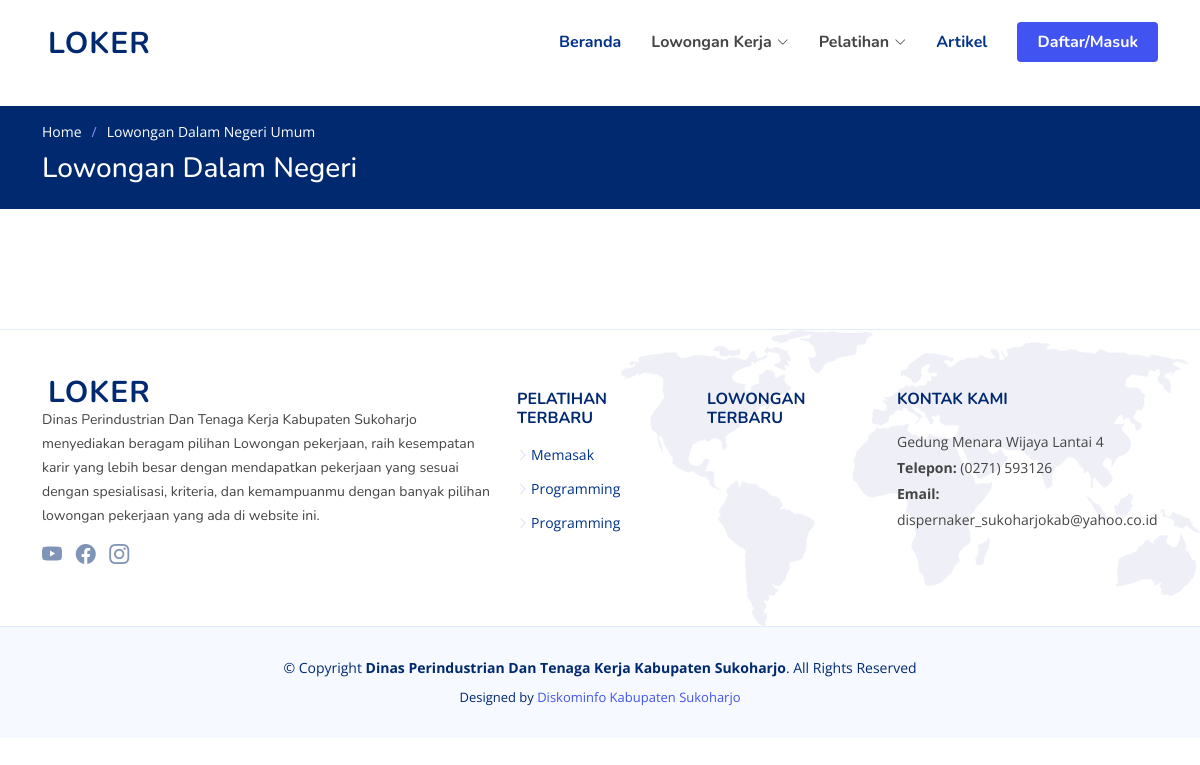
The app's page /index.php/home/lowongandnumum with its own data.
### tables this page shows
CREATE TABLE `setting` (
  `web` varchar(99) NOT NULL,
  `logo` varchar(99) NOT NULL,
  `alamat` text NOT NULL,
  `telp` varchar(15) NOT NULL,
  `email` varchar(99) NOT NULL,
  `yt` varchar(99) NOT NULL,
  `ig` varchar(99) NOT NULL,
  `fb` varchar(99) NOT NULL
);

CREATE TABLE `pelatihan` (
  `id_pelatihan` int(11) NOT NULL AUTO_INCREMENT,
  `kategori` varchar(20) NOT NULL,
  `nama_pelatihan` varchar(99) NOT NULL,
  `jumlah_peserta` varchar(50) DEFAULT NULL,
  `tanggal_mulai` date DEFAULT NULL,
  `tanggal_selesai` date NOT NULL,
  `deskripsi_pelatihan` text NOT NULL,
  `alamat` varchar(150) NOT NULL,
  `jam` varchar(15) NOT NULL,
  `id_user` int(11) NOT NULL,
  `sertifikat` varchar(100) NOT NULL,
  `date` datetime DEFAULT NULL,
  PRIMARY KEY (`id_pelatihan`)
);

### application/controllers/Home.php (called while the page is built, shortened)
<?php
class Home extends CI_Controller {
    public function __construct()
    {
        $this->load->model('main_model');
        $this->load->model('model_register');
        $this->load->model('model_artikel');
        $this->load->model('model_footer');
        $this->load->model('model_lupapassword');
    }
public function lowongandnumum(){
     $this->load->library('pagination');
        $today= date("Y-m-d");
        $lokerdn = $this->db->query("select lowongan.*,user.id_user,user.foto_user,sektor.nama_sektor,
                        pendidikan.nama_pendidikan from lowongan
                        left join user on user.id_user=lowongan.id_user
                        left join sektor on sektor.id_sektor=lowongan.id_sektor
                        left join pendidikan on pendidikan.id_pendidikan=lowongan.id_pendidikan
                        where lowongan.jenis_lowongan='Dalam Negeri' and lowongan.tgl_tutup_loker>='$today'
                        and lowongan.status='Aktif' and lowongan.disediakanuntuk='Umum'");
        $page=$this->uri->segment(3);
        if(!$page):
            $offset = 0;
        else:
            $offset = $page;
        endif;
        $limit=3;
        $config['base_url'] = base_url() . 'home/lowongandnumum/';
        $config['total_rows'] = $lokerdn->num_rows();
        $config['per_page'] = $limit;
        $config['uri_segment'] = 3;
        $config['first_link']       = 'First';
        $config['last_link']        = 'Last';
        $config['next_link']        = 'Next';
        $config['prev_link']        = 'Prev';
        $config['full_tag_open']    = '<div class="pagging text-center"><nav><ul class="pagination justify-content-center">';
        $config['full_tag_close']   = '</ul></nav></div>';
        $config['num_tag_open']     = '<li class="page-item"><span class="page-link">';
        $config['num_tag_close']    = '</span></li>';
        $config['cur_tag_open']     = '<li class="page-item active"><span class="page-link">';
        $config['cur_tag_close']    = '<span class="sr-only">(current)</span></span></li>';
        $config['next_tag_open']    = '<li class="page-item"><span class="page-link">';
        $config['next_tagl_close']  = '<span aria-hidden="true">&raquo;</span></span></li>';
        $config['prev_tag_open']    = '<li class="page-item"><span class="page-link">';
        $config['prev_tagl_close']  = '</span>Next</li>';
        $config['first_tag_open']   = '<li class="page-item"><span class="page-link">';
        $config['first_tagl_close'] = '</span></li>';
        $config['last_tag_open']    = '<li class="page-item"><span class="page-link">';
        $config['last_tagl_close']  = '</span></li>';
        $this->pagination->initialize($config);
        $data['page'] =$this->pagination->create_links();
        $data['q']=$this->main_model->lokerdn_perpage($offset,$limit);
        $this->load->view('frontend/header');
        $this->load->view('frontend/lowongandnumum',$data);
        $this->load->view('frontend/footer');
}
}

### index.php (called while the page is built, shortened)
<?php
require_once BASEPATH.'core/CodeIgniter.php';

### application/models/Model_footer.php (called while the page is built, shortened)
<?php
class Model_footer extends CI_Model {
     function get_pelatihan_footer(){
        $q=$this->db->query("select * from pelatihan where kategori='umum' order by id_pelatihan desc limit 5");
        return $q;
    }
}

### application/views/frontend/lowongandnumum.php (the view, shortened to what this page needs)
<br>
<main id="main">
    <section class="breadcrumbs">
      <div class="container">
        <ol>
          <li><a href="home">Home</a></li>
          <li>Lowongan Dalam Negeri Umum</li>
        </ol>
        <h2>Lowongan Dalam Negeri</h2>
      </div>
    </section>
    <section id="values" class="values">
</section>
</main>

### application/views/frontend/header.php (shortened to what this page needs)
<?php
$setting = $this->db->get('setting');
$row = $setting->row();
?>
<!DOCTYPE html>
<html lang="en">
<head>
  <link href="frontend/vendor/aos/aos.css" rel="stylesheet">
  <link href="frontend/vendor/bootstrap/css/bootstrap.min.css" rel="stylesheet">
  <link href="frontend/vendor/bootstrap-icons/bootstrap-icons.css" rel="stylesheet">
  <link href="frontend/vendor/glightbox/css/glightbox.min.css" rel="stylesheet">
  <link href="frontend/vendor/remixicon/remixicon.css" rel="stylesheet">
  <link href="frontend/vendor/swiper/swiper-bundle.min.css" rel="stylesheet">
  <link href="frontend/css/style.css" rel="stylesheet">
  <link rel="stylesheet" href="https://pro.fontawesome.com/releases/v5.10.0/css/all.css"/>
  <link rel="stylesheet" href="assets/bundles/select2/dist/css/select2.min.css">
</head>
<body <?php echo isset($ngapp) ? $ngapp : null; ?>>
  <header id="header" class="header fixed-top">
    <div class="container-fluid container-xl d-flex align-items-center justify-content-between">
      <a href="home/index" class="logo d-flex align-items-center">
        <span><?php echo $row->web ?></span>
      </a>
      <nav id="navbar" class="navbar">
        <ul>
          <li><a class="nav-link scrollto" href="#hero">Beranda</a></li>
          <li class="dropdown"><a><span>Lowongan Kerja</span> <i class="bi bi-chevron-down"></i></a>
          </li>
          <li class="dropdown"><a><span>Pelatihan</span> <i class="bi bi-chevron-down"></i></a>
          </li>
          <li><a class="nav-link scrollto" href="artikel/artikel">Artikel</a></li>
          <li><a class="getstarted scrollto" href="home/login">Daftar/Masuk</a></li>
        </ul>
      </nav>
    </div>
  </header>

### application/views/frontend/footer.php (shortened to what this page needs)
<?php
$setting = $this->db->get('setting');
$row = $setting->row();
?>
  <footer id="footer" class="footer">
    <div class="footer-top">
      <div class="container">
        <div class="row gy-4">
          <div class="col-lg-5 col-md-12 footer-info">
            <a href="index.html" class="logo d-flex align-items-center">
              <span><?php echo $row->web ?></span>
            </a>
            <p>Dinas Perindustrian Dan Tenaga Kerja Kabupaten Sukoharjo menyediakan beragam pilihan Lowongan pekerjaan, raih kesempatan karir yang lebih besar dengan mendapatkan pekerjaan yang sesuai dengan spesialisasi, kriteria, dan kemampuanmu dengan banyak pilihan lowongan pekerjaan yang ada di website ini.</p>
            <div class="social-links mt-3">
              <a href="<?php echo $row->yt ?>" class="twitter"><i class="bi bi-youtube"></i></a>
              <a href="<?php echo $row->fb ?>" class="facebook"><i class="bi bi-facebook"></i></a>
              <a href="<?php echo $row->ig ?>" class="instagram"><i class="bi bi-instagram"></i></a>
            </div>
          </div>
          <div class="col-lg-2 col-6 footer-links">
            <h4>Pelatihan Terbaru</h4>
            <ul>
               <?php
              $q = $this->model_footer->get_pelatihan_footer();
              foreach($q->result() as $xrowx){
              ?>
              <li><i class="bi bi-chevron-right"></i> <a target="_blank" href="home/pelatihanumum"><?php echo $xrowx->nama_pelatihan ?></a></li>
               <?php } ?>
            </ul>
          </div>
          <div class="col-lg-2 col-6 footer-links">
            <h4>Lowongan Terbaru</h4>
          </div>
          <div class="col-lg-3 col-md-12 footer-contact text-center text-md-start">
            <h4>Kontak Kami</h4>
            <p>
              <?php echo $row->alamat ?><br>
              <strong>Telepon:</strong> <?php echo $row->telp ?><br>
              <strong>Email:</strong> <?php echo $row->email ?><br>
            </p>
          </div>
        </div>
      </div>
    </div>
    <div class="container">
      <div class="copyright">
        &copy; Copyright <strong><span>Dinas Perindustrian Dan Tenaga Kerja Kabupaten Sukoharjo</span></strong>. All Rights Reserved
      </div>
      <div class="credits">
        Designed by <a href="https://bootstrapmade.com/">Diskominfo Kabupaten Sukoharjo</a>
      </div>
    </div>
  </footer>
</body>
</html>

### frontend/css/style.css (style rules this page uses)
:root { scroll-behavior: smooth; }
body { font-family: "Open Sans", sans-serif; color: #444444; }
a { color: #4154f1; text-decoration: none; }
h1, h2, h3, h4, h5, h6 { font-family: "Nunito", sans-serif; }
section { padding: 60px 0; overflow: hidden; }
.breadcrumbs { padding: 15px 0; background: #012970; min-height: 40px; margin-top: 82px; color: #fff; }
.breadcrumbs h2 { font-size: 28px; font-weight: 500; }
.breadcrumbs ol { display: flex; flex-wrap: wrap; list-style: none; padding: 0 0 10px 0; margin: 0; font-size: 14px; }
.breadcrumbs ol a { color: #fff; transition: 0.3s; }
.breadcrumbs ol li + li { padding-left: 10px; }
.breadcrumbs ol li + li::before { display: inline-block; padding-right: 10px; color: #8894f6; content: "/"; }
.header { transition: all 0.5s; z-index: 997; padding: 20px 0; }
.header .logo { line-height: 0; }
.header .logo span { font-size: 30px; font-weight: 700; letter-spacing: 1px; color: #012970; font-family: "Nunito", sans-serif; margin-top: 3px; }
.navbar { padding: 0; }
.navbar ul { margin: 0; padding: 0; display: flex; list-style: none; align-items: center; }
.navbar li { position: relative; }
.navbar a, .navbar a:focus { display: flex; align-items: center; justify-content: space-between; padding: 10px 0 10px 30px; font-family: "Nunito", sans-serif; font-size: 16px; font-weight: 700; color: #013289; white-space: nowrap; transition: 0.3s; }
.navbar a i, .navbar a:focus i { font-size: 12px; line-height: 0; margin-left: 5px; }
.navbar .getstarted, .navbar .getstarted:focus { background: #4154f1; padding: 8px 20px; margin-left: 30px; border-radius: 4px; color: #fff; }
.footer { background: #f6f9ff; padding: 0 0 30px 0; font-size: 14px; }
.footer .footer-top { background: white url(../img/footer-bg.png) no-repeat right top; background-size: contain; border-top: 1px solid #e1ecff; border-bottom: 1px solid #e1ecff; padding: 60px 0 30px 0; }
.footer .footer-top .footer-info { margin-bottom: 30px; }
.footer .footer-top .footer-info .logo { line-height: 0; margin-bottom: 15px; }
.footer .footer-top .footer-info .logo span { font-size: 30px; font-weight: 700; letter-spacing: 1px; color: #012970; font-family: "Nunito", sans-serif; margin-top: 3px; }
.footer .footer-top .footer-info p { font-size: 14px; line-height: 24px; margin-bottom: 0; font-family: "Nunito", sans-serif; }
.footer .footer-top .social-links a { font-size: 20px; display: inline-block; color: rgba(1, 41, 112, 0.5); line-height: 0; margin-right: 10px; transition: 0.3s; }
.footer .footer-top h4 { font-size: 16px; font-weight: bold; color: #012970; text-transform: uppercase; position: relative; padding-bottom: 12px; }
.footer .footer-top .footer-links { margin-bottom: 30px; }
.footer .footer-top .footer-links ul { list-style: none; padding: 0; margin: 0; }
.footer .footer-top .footer-links ul i { padding-right: 2px; color: #d0d4fc; font-size: 12px; line-height: 0; }
.footer .footer-top .footer-links ul li { padding: 10px 0; display: flex; align-items: center; }
.footer .footer-top .footer-links ul li:first-child { padding-top: 0; }
.footer .footer-top .footer-links ul a { color: #013289; transition: 0.3s; display: inline-block; line-height: 1; }
.footer .footer-top .footer-contact p { line-height: 26px; }
.footer .copyright { text-align: center; padding-top: 30px; color: #012970; }
.footer .credits { padding-top: 10px; text-align: center; font-size: 13px; color: #012970; }

### records on screen
setting: web "LOKER", alamat "Gedung Menara Wijaya Lantai 4", telp "(0271) 593126", email "dispernaker_sukoharjokab@yahoo.co.id"
pelatihan: nama_pelatihan "Memasak"
pelatihan: nama_pelatihan "Programming"
pelatihan: nama_pelatihan "Programming"
